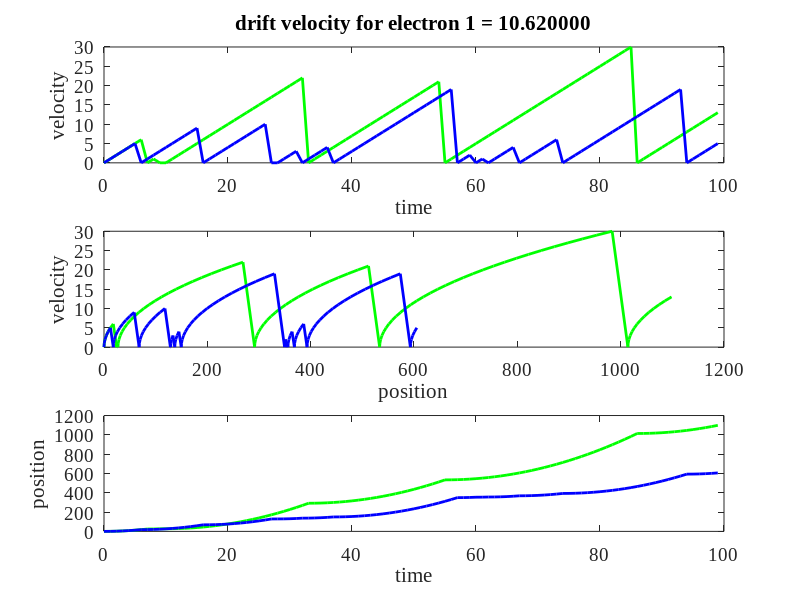

Here is the MATLAB script that generated this plot:
clear all

set(0,'DefaultFigureWindowStyle','docked')
set(0,'defaultaxesfontsize',14)
set(0,'defaultaxesfontname','Times New Roman')
set(0,'DefaultLineLineWidth', 2);
t = zeros(1,100);  % Time
v = zeros(2,100);  % Velocity
x = zeros(2,100);  % Position
F = 1;             % Force
m = 1;             % Electron mass
a = 1;             % Acceleration

for k = 2:100
    t(k) = t(k-1)+1;
    v(:,k) = v(:, k-1) + 1;
    x(:,k) = x(:,k-1) + v(:,k-1) + 1*0.5;   % F/m*dt^2 = 1/1*1^2 = 1
    
    scatter = rand();
    scatter1 = rand();
    if scatter < 0.05
        v(1,k) = 0;
    end
    if scatter1 < 0.1   %Note: for the second particle, I set the probability of scatter to 0.1
       v(2,k) = 0; 
    end
    drift = mean(v(1,:),2);
    
    subplot(3,1,1)
    plot(t,v(1,:),'g',t,v(2,:),'b')
    title(sprintf('drift velocity for electron 1 = %f', drift))
    ylabel('velocity')
    xlabel('time')
    subplot(3,1,2)
    plot(x(1,:),v(1,:),'g',x(2,:),v(2,:),'b')
    ylabel('velocity')
    xlabel('position')
    subplot(3,1,3)
    plot(t,x(1,:),'g',t,x(2,:),'b')
    ylabel('position')
    xlabel('time')
    
    drawnow
end


